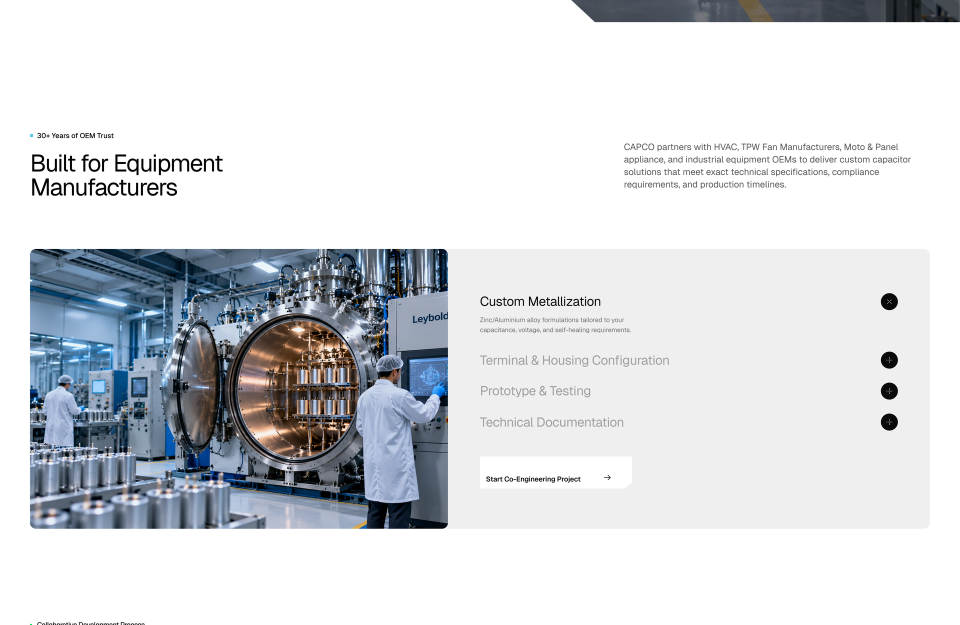
#> input picture .tmp/crops/02_built_for_equipment_ref.png, 1920 x 1249 px, found by its file name (shown at 1/2 size)
$ python extract_exact_images.py
#> lines starting #> are read from the running program, lines starting #| are printed output that depends on the picture
from PIL import Image

# 1. Leybold Image:
img2 = Image.open('.tmp/crops/02_built_for_equipment_ref.png')
#> img2 is the input picture: PIL image 1920x1249 RGBA; mean R, G, B, A 216.9, 219.6, 223, 255
leybold = img2.crop((60, 269, 850, 1057))
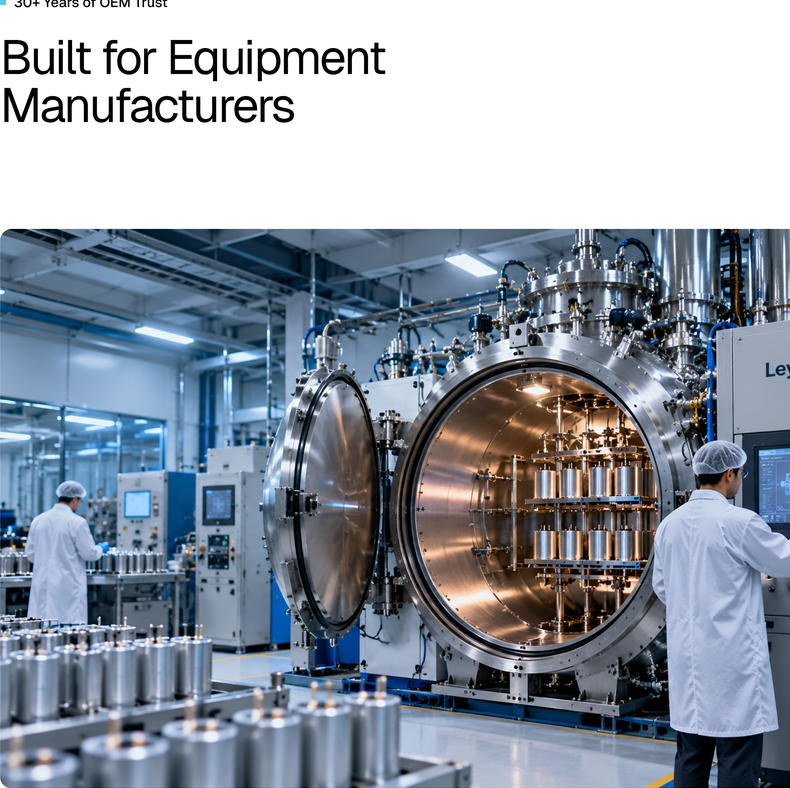
#> leybold: PIL image 790x788 RGBA; mean R, G, B, A 143.9, 153, 164.8, 255
leybold.save('public/figma/solutions/oem-leybold.png')
print('Saved public/figma/solutions/oem-leybold.png', leybold.size)
#| Saved public/figma/solutions/oem-leybold.png (790, 788)

# 2. HVAC rooftop (Story 1):
img5 = Image.open('.tmp/crops/05_stories_ref.png')
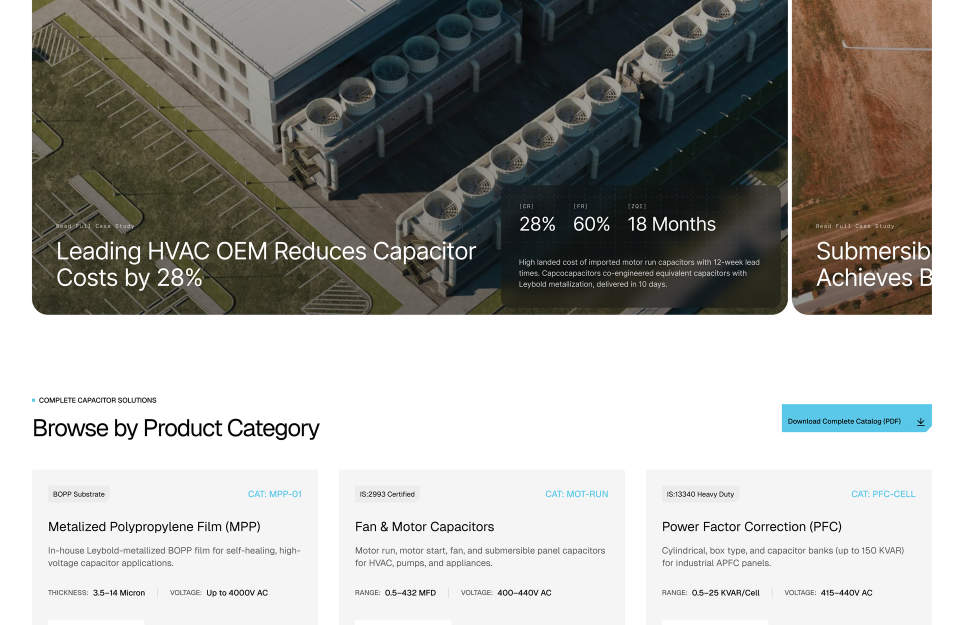
#> input picture .tmp/crops/05_stories_ref.png, 1920 x 1249 px, found by its file name (shown at 1/2 size)
#> img5 is the input picture: PIL image 1920x1249 RGBA; mean R, G, B, A 163.5, 162.7, 158.6, 255
# Card 1 x from 60 to 1572, y from 0 to 805
# But wait, in 05_stories_ref.png, the text and glass card are over the photo at the bottom.
# Wait, let's check what image files exist for the story backgrounds.
# In public/figma/solutions/:
# Let's see what each png in public/figma/solutions contains!

# 3. OEM Journey Cards:
img8 = Image.open('.tmp/crops/08_oem_journey_ref.png')
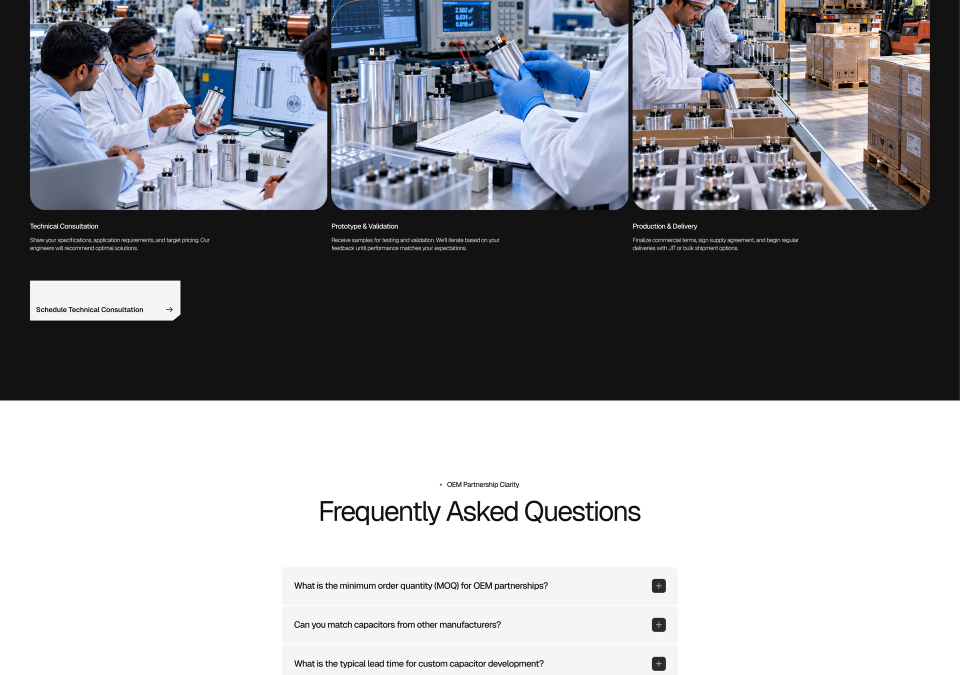
#> input picture .tmp/crops/08_oem_journey_ref.png, 1920 x 1349 px, found by its file name (shown at 1/2 size)
#> img8 is the input picture: PIL image 1920x1349 RGBA; mean R, G, B, A 147.6, 148.8, 153.5, 255
j1 = img8.crop((60, 151, 636, 616))
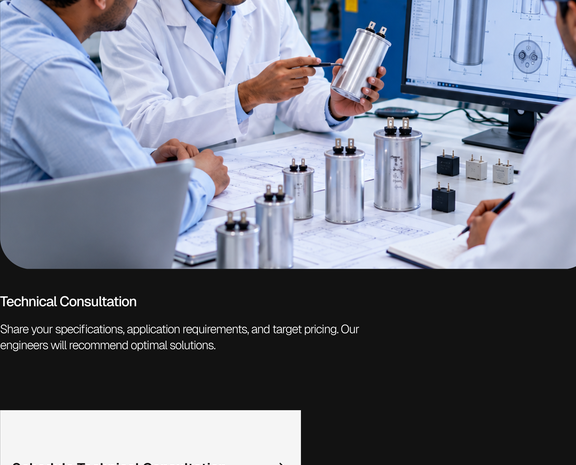
#> j1: PIL image 576x465 RGBA; mean R, G, B, A 111.3, 116.4, 130.4, 255
j1.save('public/figma/solutions/oem-journey-1.png')
print('Saved oem-journey-1.png', j1.size)
#| Saved oem-journey-1.png (576, 465)

j2 = img8.crop((668, 151, 1244, 616))
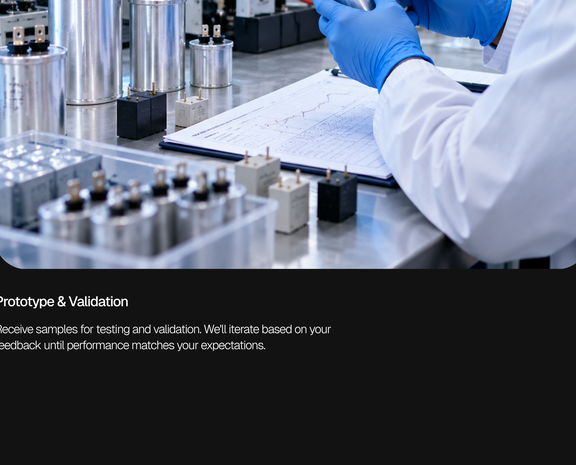
#> j2: PIL image 576x465 RGBA; mean R, G, B, A 91.5, 99.1, 114.2, 255
j2.save('public/figma/solutions/oem-journey-2.png')
print('Saved oem-journey-2.png', j2.size)
#| Saved oem-journey-2.png (576, 465)

j3 = img8.crop((1276, 151, 1852, 616))
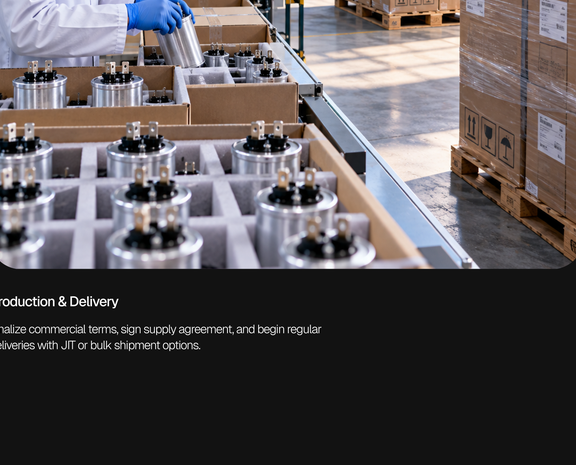
#> j3: PIL image 576x465 RGBA; mean R, G, B, A 89, 83.8, 86, 255
j3.save('public/figma/solutions/oem-journey-3.png')
print('Saved oem-journey-3.png', j3.size)
#| Saved oem-journey-3.png (576, 465)
